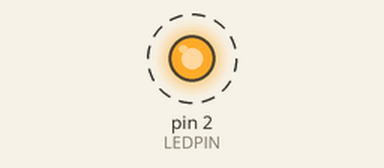
This sketch was run on a simulated Arduino Uno, built with avr-gcc and run on an emulated ATmega328P. Shown: output pins drawn as LEDs (lit = HIGH). Dashed ring = blinking.

Above: at 0.5 s.
Timing chart, 0 to 4.6 s (numbered marks = the images above):
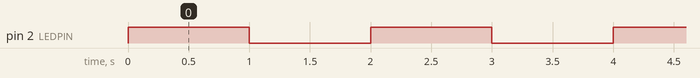

Measured:
- by itself, pin 2 (LEDPIN): alternates HIGH for 1.0 s and LOW for 1.0 s

The sketch:

Lab_1.ino
```cpp
#define LEDPIN 2
void setup()
{
  pinMode(LEDPIN, OUTPUT);
}

void loop()
{
  digitalWrite(LEDPIN, HIGH);   // Turn on the LED
  delay(1000);              // Wait for one second
  digitalWrite(LEDPIN, LOW);    // Turn off the LED
  delay(1000);
  digitalWrite(LEDPIN, HIGH);   // Turn on the LED
  delay(1000);              // Wait for one second
  digitalWrite(LEDPIN, LOW);    // Turn off the LED
  delay(1000); // Wait for one second
}
```
